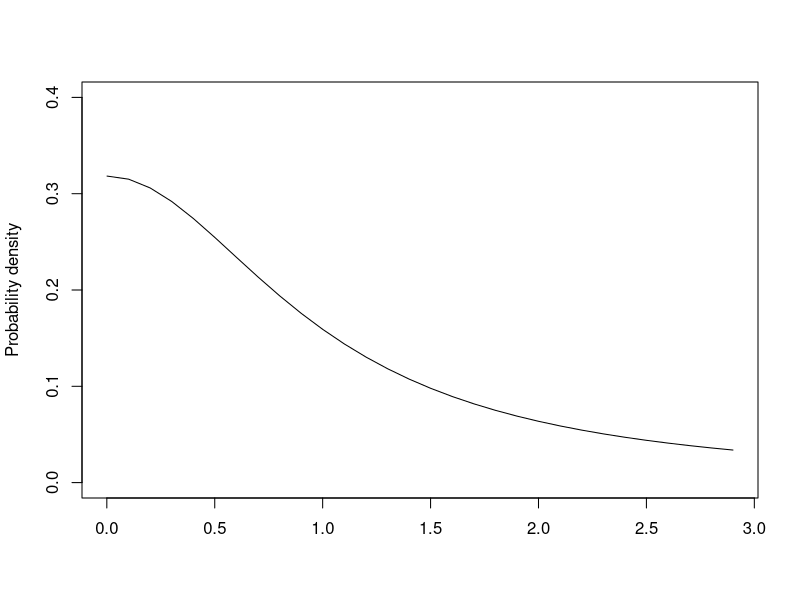
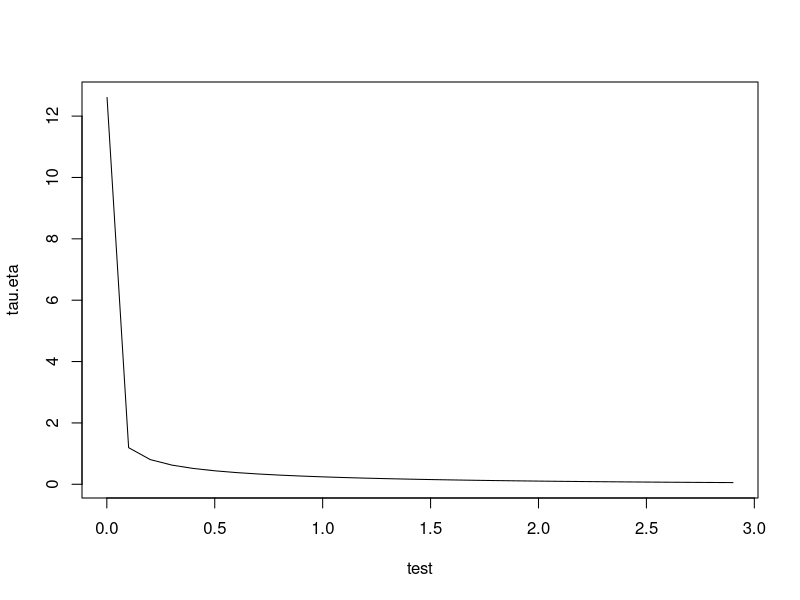
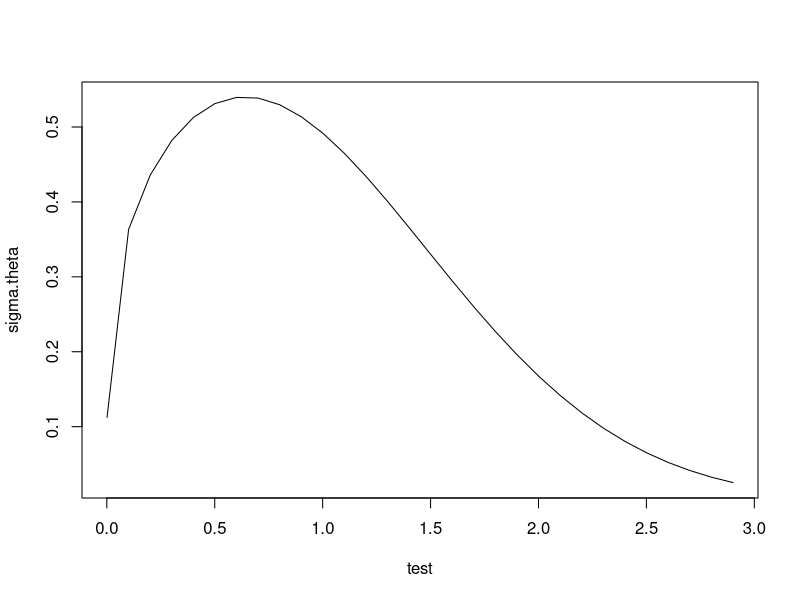

These charts were generated, in order, by the following R code:
test <- seq(0.001,3,0.1)
plot(x=test, y=abs(dcauchy(test,0,1)), type="l", ylab="Probability density", xlab="" , ylim=c(0,0.4))

# Cauchy = normal/sqrt(chi^2), Gelman et al. 2006
#theta <- xi*eta

prior.scale <- 1
#tau.xi <- prior.scale^(-2)
#xi <- dnorm (test, 0, tau.xi)
xi <- dnorm (test, 0, prior.scale)
tau.eta <-  dgamma (test,0.5,0.5) # chi^2 with 1 d.f.
plot(x=test, y=tau.eta, type="l")
sigma.theta <- abs(xi)/sqrt(tau.eta)
plot(x=test, y=sigma.theta, type="l")
